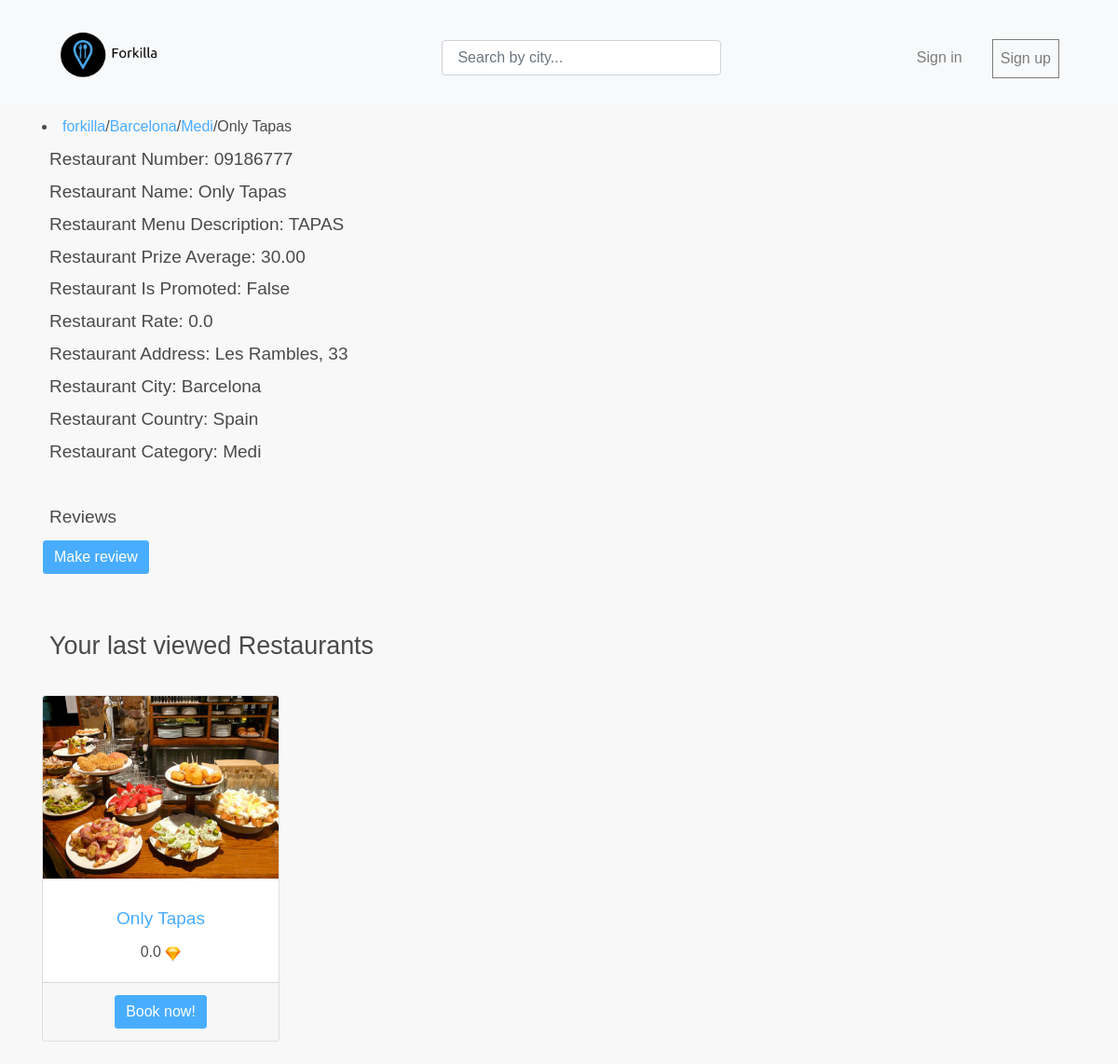
Screenshot of /restaurant/09186777 with the database file from the repository.
### forkilla/models.py (models this page shows, shortened)
class Restaurant(models.Model):
    CATEGORIES = (
        ("Rice", "Rice"),
        ("Fusi", "Fusion"),
        ("BBQ", "Barbecue"),
        ("Chin", "Chinese"),
        ("Medi", "Mediterranean"),
        ("Crep", "Creperie"),
        ("Hind", "Hindu"),
        ("Japa", "Japanese"),
        ("Ital", "Italian"),
        ("Mexi", "Mexican"),
        ("Peru", "Peruvian"),
        ("Russ", "Russian"),
        ("Turk", "Turkish"),
        ("Basq", "Basque"),
        ("Vegy", "Vegetarian"),
        ("Afri", "African"),
        ("Egyp", "Egyptian"),
        ("Grek", "Greek")
    )
    _d_categories = dict(CATEGORIES)
    restaurant_number = models.CharField(max_length=8, unique=True)
    name = models.CharField(max_length=50)
    menu_description = models.TextField()
    price_average = models.DecimalField(max_digits=5, decimal_places=2)
    is_promot = models.BooleanField()
    rate = models.DecimalField(default=0.0, max_digits=2, decimal_places=1,
                               validators=[MinValueValidator(0.0), MaxValueValidator(5.0)])
    address = models.CharField(max_length=50)
    city = models.CharField(max_length=50)
    country = models.CharField(max_length=50)
    featured_photo = models.ImageField(upload_to="images/")
    category = models.CharField(max_length=5, choices=CATEGORIES)
    restaurant_capacity = models.PositiveIntegerField(validators=[MaxValueValidator(999)])

class RestaurantInsertDate(models.Model):
    viewedrestaurants = models.ForeignKey(ViewedRestaurants, on_delete=models.CASCADE)
    restaurant = models.ForeignKey(Restaurant, on_delete=models.CASCADE)
    date_added = models.DateTimeField(auto_now_add=True)
    class Meta:
        ordering = ['-date_added']

### forkilla/views.py (the view)
# urls.py: url(r'^restaurant/(?P<restaurant_number>.*)', views.details, name='details'), # Poner el /
def details(request, restaurant_number=""):
    try:
        viewedrestaurants = _check_session(request)
        restaurant = Restaurant.objects.get(restaurant_number=restaurant_number)
        _update_rate(restaurant)
        lastviewed = RestaurantInsertDate(viewedrestaurants=viewedrestaurants, restaurant=restaurant)
        lastviewed.save()
        reviews = Review.objects
    except (KeyError, Restaurant.DoesNotExist, AttributeError):
        return HttpResponse("The specified Restaurant does not exist!")
    context = {
        'restaurant': restaurant,
        'viewedrestaurants': viewedrestaurants,
        'reviews': reviews
    }
    return render(request, 'forkilla/details.html', context)

### forkilla/views.py (called while the page is built)
def _check_session(request):
    try:
        if "viewedrestaurants" not in request.session:
            viewedrestaurants = ViewedRestaurants()
            viewedrestaurants.save()
            request.session["viewedrestaurants"] = viewedrestaurants.id_vr
        else:
            viewedrestaurants = ViewedRestaurants.objects.get(id_vr=request.session["viewedrestaurants"])
    except (KeyError, Reservation.DoesNotExist, AttributeError):
        return HttpResponse("The specified Viewed Restaurant does not exist!")
    return viewedrestaurants

def _update_rate(restaurant):
    reviews_of_restaurant = Review.objects.filter(restaurant=restaurant)
    if len(reviews_of_restaurant) == 0:
        restaurant.rate = 0.0
    else:
        review_avg = reviews_of_restaurant.aggregate(Avg('review_rate'))
        restaurant.rate = round(review_avg['review_rate__avg'], 1)
    restaurant.save()

### templates/forkilla/details.html (shortened to what this page needs)
<!DOCTYPE html>
<html lang="en">
<head>
</head>
<body>
    {% extends 'forkilla/base.html' %}
    {% block content %}
    <br>
    {% if restaurant %}
        <li><a href="{% url 'index' %}forkilla">forkilla</a>/<a
                href="{% url 'restaurants' restaurant.city %}">{{restaurant.city}}</a>/<a
                href="{% url 'restaurants' restaurant.city restaurant.category %}">{{restaurant.category}}</a>/{{restaurant.name}}
            </li>
        <h4> Restaurant Number: {{ restaurant.restaurant_number }}</h4>
        <h4> Restaurant Name: {{ restaurant.name }}</h4>
        <h4> Restaurant Menu Description: {{ restaurant.menu_description }}</h4>
        <h4> Restaurant Prize Average: {{ restaurant.price_average }}</h4>
        <h4> Restaurant Is Promoted: {{ restaurant.is_promot }}</h4>
        <h4> Restaurant Rate: {{ restaurant.rate }}</h4>
        <h4> Restaurant Address: {{ restaurant.address }}</h4>
        <h4> Restaurant City: {{ restaurant.city }}</h4>
        <h4> Restaurant Country: {{ restaurant.country }}</h4>
        <h4> Restaurant Category: {{ restaurant.category }}</h4>
    {% endif %}
    <br>
    <h4>Reviews</h4>
    <form action="{% url 'reviews'%}" method="get">
    <button type="submit" class="btn btn-primary" name="review" value={{restaurant.restaurant_number}}> Make review</button>
    </form>
    {% endblock %}

### templates/forkilla/base.html (shortened to what this page needs)
{% load static %}
<!DOCTYPE html>
<html lang="en">
<head>
    {% load static %}
    <link rel="stylesheet" href="https://maxcdn.bootstrapcdn.com/bootstrap/4.3.1/css/bootstrap.min.css">
    <link rel="stylesheet" href="{% static 'forkilla/css/style.css' %}">
</head>
<body>
    <nav class="navbar navbar-expand-sm bg-light navbar-light fixed-top">
        <div class="container-fluid">
            <a class="navbar-brand" href="{% url 'index' %}">
                <img src="{% static 'forkilla/images/logo1.png' %}" alt="logo" style="width:150px;">
            </a>
            <form class="from-inline" method="GET" action="" id="searchform">
                <input style="width: 300px" class="form-control mr-sm-3" type="text" id="searchbox" name="q" value="{{ request.GET.q }}" placeholder=" Search by city...">
            </form>
            <ul class="navbar-nav">
                {% if not request.user.is_authenticated %}
                    <li class="nav-item">
                        <a class="nav-link" href="accounts/login">Sign in</a>
                    </li>
                    <li class="nav-item">
                        <a class="nav-link"  href="register" style=" border-color: #01579b ;border:1px; border-style: solid;">Sign up</a>
                    </li>
                {% endif %}
            </ul>
        </div>
    </nav>
    <div class="container">
        {% block content %}
        {% endblock %}
        <br><br>
        {% if viewedrestaurants.restaurant.all %}
            <h2>Your last viewed Restaurants</h2>
            <br>
            <form action="{% url 'reservation'%}" method="get">
            <div class="row text-center">
                {% for restaurant in viewedrestaurants.restaurantinsertdate_set.all|slice:"5"%}
                    <div class="col-lg-3 col-md-6 mb-4">
                        <div class="card h-100">
                             {% if restaurant.restaurant.featured_photo %}
                                <img class="card-img-top" src="{{ restaurant.restaurant.featured_photo.url }}" alt="">
                             {% endif %}
                            <div class="card-body">
                                <a href="{% url 'details' restaurant.restaurant.restaurant_number%}" >
                                    <h4 class="card-title">{{restaurant.restaurant.name}}</h4>
                                </a>
                                <p class="card-text">{{restaurant.restaurant.rate}} <img src="{% static 'forkilla/images/diamond.ico' %}" alt="diamond" style="width:17px;"></p>
                            </div>
                            <div class="card-footer">
                                <button class="btn btn-primary" type="submit" name="reservation" value={{restaurant.restaurant.restaurant_number}} > Book now!</button>
                            </div>
                        </div>
                    </div>
                {% endfor %}
            </div>
            </form>
        {% endif %}
    </div>
</body>
</html>

### static/forkilla/css/style.css (style rules this page uses)
:root { --fore-color: rgba(0, 0, 0, 0.7); --secondary-fore-color: #444; --back-color: #f8f8f8; --secondary-back-color: #f0f0f0; --blockquote-color: #f57c00; --pre-color: #1565c0; --border-color: #aaa; --secondary-border-color: #ddd; --heading-ratio: 1.19; --universal-margin: 0.5rem; --universal-padding: 0.5rem; --universal-border-radius: 0.125rem; --a-link-color: #0277bd; --a-visited-color: #01579b; }
html { font-size: 16px; padding-top: 100px; }
html, * { font-family: Helvetica; line-height: 1.5; -webkit-text-size-adjust: 100%; }
a, b, del, em, i, ins, q, span, strong, u { font-size: 1em; }
#searchform { position:absolute; right:31.5%; top:30%; width:30%; }
* { font-size: 1rem; }
body { margin: 0; color: var(--fore-color); background: var(--back-color); }
h1, h2, h3, h4, h5, h6 { line-height: 1.2; margin: calc(1.5 * var(--universal-margin)) var(--universal-margin); font-weight: 500; }
h2 { font-size: calc(1rem * var(--heading-ratio) * var(--heading-ratio) * var(--heading-ratio)); }
h4 { font-size: calc(1rem * var(--heading-ratio)); }
p { margin: var(--universal-margin); }
ol, ul { margin: var(--universal-margin); padding-left: calc(2 * var(--universal-margin)); }
nav * { padding: var(--universal-padding) calc(1.5 * var(--universal-padding)); }
a:link { color: rgb(73, 173, 255); text-decoration: none; }
button.btn-primary { background-color: rgb(73, 173, 255); border-color: white; }

### rows the page displays
Restaurant: city "Barcelona", category "Medi", name "Only Tapas", restaurant_number "09186777", menu_description "TAPAS", price_average "30.00", is_promot "False", rate "0.0", address "Les Rambles, 33", country "Spain"
